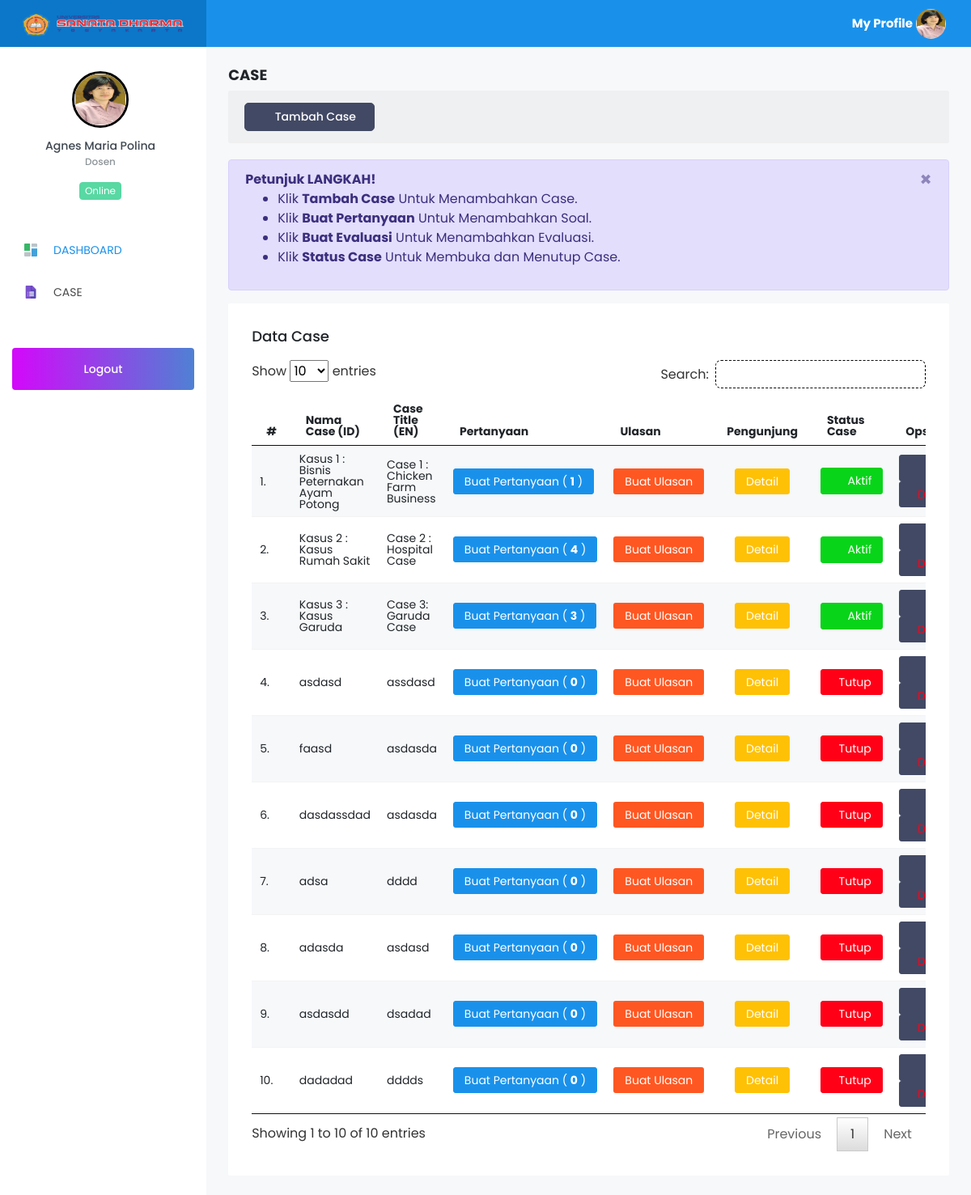
Screenshot of /learning/dosen/index.php?page=case (signed in) with the database file from the repository.
### tables this page shows
CREATE TABLE `users` (
  `id` int(11) NOT NULL,
  `username` varchar(100) NOT NULL,
  `password` varchar(128) NOT NULL,
  `nik` varchar(11) NOT NULL,
  `nama` varchar(100) NOT NULL,
  `email` varchar(100) NOT NULL,
  `image` varchar(200) NOT NULL,
  `level` int(11) NOT NULL
);

CREATE TABLE `cases` (
  `id` int(11) NOT NULL,
  `title_ind` varchar(100) NOT NULL,
  `title_en` varchar(100) NOT NULL,
  `image` varchar(100) NOT NULL,
  `content_ind` varchar(5000) NOT NULL,
  `content_en` varchar(5000) NOT NULL,
  `status` tinyint(1) NOT NULL DEFAULT 0,
  `creator` int(11) NOT NULL,
  `timestamp` date NOT NULL
);

### learning/dosen/modul/case/data_case.php (the view, shortened to what this page needs)
<?php
if (@$_SESSION['Dosen']) {
$sesi = @$_SESSION['Dosen'];
}
?>
<div class="content-wrapper">
	<h4>
	<b>CASE</b>
	</h4>
	<div class="row purchace-popup">
        <div class="col-md-12 col-xs-12">
			<span class="d-flex alifn-items-center">
			<a class="btn btn-dark" href="?page=case&act=add"> <i class="fa fa-plus"></i> Tambah Case</a>
			</span>
        </div>
    </div>
	<div class="row">
		<div class="col-md-12 col-xs-12">
			<div class="alert alert-info alert-dismissible" role="alert">
				<button type="button" class="close" data-dismiss="alert" aria-label="Close"><span aria-hidden="true">&times;</span></button>
				<strong>Petunjuk LANGKAH!</strong> <br>
				<ul>
					<li> Klik <b>Tambah Case</b> Untuk Menambahkan Case.</li>
					<li> Klik <b>Buat Pertanyaan</b> Untuk Menambahkan Soal.</li>
					<li> Klik <b>Buat Evaluasi</b> Untuk Menambahkan Evaluasi.</li>
					<li> Klik <b>Status Case</b> Untuk Membuka dan Menutup Case. </li>
				</ul>
			</div>
			<div class="card">
                <div class="card-body">
					<h4 class="card-title">Data Case</h4>
					<div class="table-responsive">
						<table class="table table-striped table-hover table-condensed" id="data">
							<thead>
							<tr>
								<th>#</th>
								<th>Nama Case (ID)</th>
								<th>Case Title (EN)</th>
								<th>Pertanyaan</th>
								<th>Ulasan</th>
								<th>Pengunjung</th>
								<th>Status Case</th>
								<th>Opsi</th>
							</tr>
							</thead>
							<tbody>
								<?php
								$no=1;
								$sqlrole = mysqli_query($con,"SELECT * FROM cases WHERE creator='$sesi'");
								foreach ($sqlrole as $row) { ?>
								<tr>
									<td><?=$no++; ?>.</td>
									<td><?=$row['title_ind']; ?></td>
									<td><?=$row['title_en']; ?></td>
									<td>
									<?php $jmlSoal = mysqli_num_rows(mysqli_query($con,"SELECT * FROM questions WHERE id_case='$row[id]' ")) ?>
										<a href="?page=case&act=soal&id=<?=$row['id']; ?>" class="btn btn-primary btn-sm text-white">Buat Pertanyaan  ( <b><?=$jmlSoal; ?></b> )</a>
									</td>
									<td>
										<a href="?page=case&act=ulasanadd&id=<?=$row['id']; ?>" class="btn btn-sm text-white" style="background-color: #FF5722;">Buat Ulasan</a>
									</td>
									<td class="text-center">
										<a href="?page=case&act=visitors&case=<?=$row['id']; ?>" class="btn btn-sm btn-warning">Detail</a>
									</td>
									<td>
									<?php
										$klsu= mysqli_query($con,"SELECT * FROM cases WHERE id='$row[id]' AND status='1'");
										$jml = mysqli_num_rows($klsu);
										if ($jml > 0) {
									?>
										<a data-toggle="modal" data-target="#tutup<?=$row['id']; ?>" class="btn btn-success btn-sm text-white"><i class="fa fa-check-square-o"></i> Aktif </a>
									<?php
										}else{
									?>
										<a data-toggle="modal" data-target="#Aktif<?=$row['id']; ?>" class="btn btn-danger btn-sm text-white"><i class="fa fa-window-close-o"></i> Tutup </a>
											<?php
											}
											?>
									</td>
									<td>
										<a href="?page=case&act=caseedit&id=<?=$row['id']; ?>" class="btn btn-dark btn-sm"><i class="fa fa-pencil"></i> Edit </a>
										<a href="?page=case&act=casedel&id=<?=$row['id']; ?>" onclick="return confirm('Yakin Hapus Data ?')" class="btn btn-dark btn-sm text-danger"><i class="fa fa-trash"></i> Del </a>
									</td>
								</tr>
								<?php } ?>
							</tbody>
						</table>
					</div>
				</div>
			</div>
		</div>
	</div>
</div>

### learning/dosen/index.php (shortened to what this page needs)
<?php
include '../config/db.php';
if (@$_SESSION['Dosen']) {
?>
<?php
if (@$_SESSION['Dosen']) {
$sesi = @$_SESSION['Dosen'];
}
$sql = mysqli_query($con,"SELECT * FROM users WHERE id = '$sesi'") or die(mysqli_error($con));
$data = mysqli_fetch_array($sql);
?>
<!DOCTYPE html>
<html lang="en">
<head>
	<link rel="stylesheet" href="../vendor/node_modules/mdi/css/materialdesignicons.min.css">
	<link rel="stylesheet" href="../vendor/node_modules/simple-line-icons/css/simple-line-icons.css">
	<link rel="stylesheet" href="../vendor/node_modules/font-awesome/css/font-awesome.min.css" />
	<link rel="stylesheet" href="../vendor/css/style.css">
	<link href="../vendor/sweetalert/sweetalert.css" rel="stylesheet" />
	<link rel="stylesheet" type="text/css" href="../vendor/css/jquery.dataTables.css">
</head>
<body>
<div class="container-scroller">
    <nav class="navbar col-lg-12 col-12 p-0 fixed-top d-flex flex-row">
		<div class="text-center navbar-brand-wrapper d-flex align-items-top justify-content-center" style="background-color: #0c77c8;">
			<a class="navbar-brand brand-logo" href="index.php" style="font-family:Aegyptus;font-size: 30px;text-decoration: none;">
				<img src="../vendor/images/favicon.png" alt="logo" style="width: 200px;">
			</a>
		</div>
		<div class="navbar-menu-wrapper d-flex align-items-center" style="background-color: #1991eb;">
			<ul class="navbar-nav navbar-nav-right" style="border-top-left-radius:50px;color: black;border-bottom-left-radius:50px;color: #fff; ">
				<li class="nav-item d-none d-lg-block">
					<a class="nav-link" href="index.php?page=setting&act=user">
						<b>My Profile</b>
						<img class="img-xs rounded-circle" src="../vendor/images/img_Users/<?php if($data['image']){echo $data['image'];} else {echo 'usd.png';}?>" alt="">
					</a>
				</li>
			</ul>
		</div>
    </nav>
    <div class="container-fluid page-body-wrapper">
		<nav class="sidebar sidebar-offcanvas" id="sidebar">
			<ul class="nav">
				<li class="nav-item nav-profile">
					<div class="nav-link">
						<div class="profile-image"> <img src="../vendor/images/img_Users/<?php if($data['image']){echo $data['image'];} else {echo 'usd.png';}?>" alt="image" style="border:3px solid black;"/> <span class="online-status online"></span> </div>
						<div class="profile-name">
							<p class="name"><?=$data['nama']; ?></p>
							<p class="designation">Dosen</p>
							<div class="badge badge-teal mx-auto mt-3">Online</div>
						</div>
					</div>
				</li>
				<li class="nav-item">
					<a class="nav-link" href="index.php"><img class="menu-icon" src="../vendor/images/menu_icons/01.png" alt="menu icon"><span class="menu-title">DASHBOARD</span></a>
				</li>
				<li class="nav-item">
					<a class="nav-link" href="?page=case"><img class="menu-icon" src="../vendor/images/menu_icons/04.png" alt="menu icon"><span class="menu-title">CASE</span></a>
				</li>
				<li class="nav-item purchase-button">
					<a class="nav-link" href="logout.php">
					Logout</a>
				</li>
			</ul>
		</nav>
      <div class="main-panel">
                <?php
                $page = @$_GET['page'];
                $act = @$_GET['act'];
                if ($page=='perangkat') {
                  if ($act=='') {
                    include 'modul/perangkat/data_perangkat.php';
                  }elseif ($act=='add') {
                    include 'modul/perangkat/add_perangkat.php';
                  }elseif ($act=='edit') {
                    include 'modul/perangkat/edit_perangkat.php';
                  }elseif ($act=='del') {
                    include 'modul/perangkat/del_perangkat.php';
                  }elseif ($act=='view') {
                    include 'modul/perangkat/view.php';
                  }
                }elseif ($page=='case') {
                  if ($act=='') {
                    include 'modul/case/data_case.php';
                  }elseif ($act=='proses') {
                    include 'modul/case/proses.php';
                  }elseif ($act=='add') {
                    include 'modul/case/add_case.php';
                  }elseif ($act=='addkelas') {
                    include 'modul/case/add_kelas.php';
                  }elseif ($act=='soal') {
                    include 'modul/case/soal.php';
                  }elseif ($act=='soaladd') {
                    include 'modul/case/add_soal.php';
                  }elseif ($act=='jawabanadd') {
                    include 'modul/case/add_jawaban.php';
                  }elseif ($act=='ulasanadd') {
                    include 'modul/case/add_ulasan.php';
                  }elseif ($act=='soaledit') {
                    include 'modul/case/edit_soal.php';
                  }elseif ($act=='jawabanedit') {
                    include 'modul/case/edit_jawaban.php';
				  }elseif ($act=='casedel') {
                    include 'modul/case/del_case.php';
                  }elseif ($act=='soaldel') {
                    include 'modul/case/del_soal.php';
				  }elseif ($act=='jawabandel') {
                    include 'modul/case/del_jawaban.php';
				  }elseif ($act=='upSoal') {
                    include 'modul/case/upload.php';
                  }elseif ($act=='addessay') {
                    include 'modul/case/add_essay.php';
                  }elseif ($act=='active') {
                    include 'modul/case/active.php';
                  }elseif ($act=='close') {
                    include 'modul/case/close.php';
                  }elseif ($act=='caseedit') {
                    include 'modul/case/edit_case.php';
                  }elseif ($act=='visitors') {
					include 'modul/case/visitors.php';
				}
                }elseif ($page=='nilai') {
                  if ($act=='') {
                    include 'modul/nilai/data_nilai.php';
                  }elseif ($act=='view') {
                    include 'modul/nilai/view_nilaikelas.php';
                  }
                }elseif ($page=='profil') {
                  if ($act=='') {
                    include 'modul/profil/data_profil.php';
                  }
                }elseif ($page=='chat') {
                  if ($act=='del') {
                   include 'modul/chat/del.php';
                  }
                }elseif ($page=='setting') {
					if ($act=='') {
					include 'modul/setting/setting.php';
				 }elseif ($act=='user') {
					include 'modul/setting/setting_user.php';
				 }
				}elseif ($page=='proses') {
                 include 'modul/models.php';
                }elseif ($page=='') {
                 include 'Home.php';
                }else{
                  echo "<b>4014!</b> Tidak ada halaman !";
                }
                 ?>
      </div>
    </div>
</div>
</body>
</html>
<?php
} else{
	include 'modul/500.html';
}

### rows the page displays
users: image (picture), nama "Agnes Maria Polina"
cases: title_ind "Kasus 1 : Bisnis Peternakan Ayam Potong", title_en "Case 1 : Chicken Farm Business", jmlSoal "1"
cases: title_ind "Kasus 2 : Kasus Rumah Sakit", title_en "Case 2 : Hospital Case", jmlSoal "4"
cases: title_ind "Kasus 3 : Kasus Garuda", title_en "Case 3: Garuda Case", jmlSoal "3"
cases: title_ind "asdasd", title_en "assdasd", jmlSoal "0"
cases: title_ind "faasd", title_en "asdasda", jmlSoal "0"
cases: title_ind "dasdassdad", title_en "asdasda", jmlSoal "0"
cases: title_ind "adsa", title_en "dddd", jmlSoal "0"
cases: title_ind "adasda", title_en "asdasd", jmlSoal "0"
cases: title_ind "asdasdd", title_en "dsadad", jmlSoal "0"
cases: title_ind "dadadad", title_en "dddds", jmlSoal "0"
